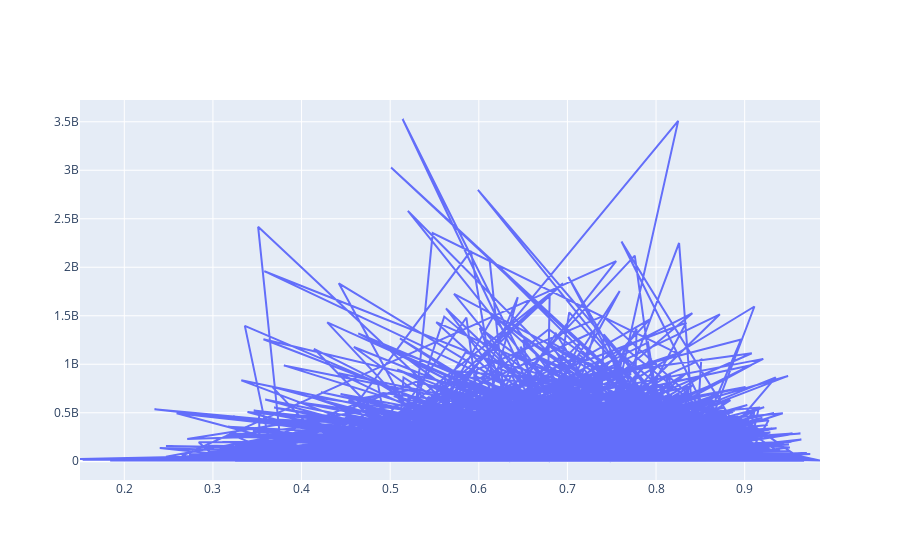

The notebook cell this image was saved under:
### Markdown cell above
Top 100 songs in this category have quite a lot of similarities with the previous analysis, so much that it's very likely that a top 100 song is a danceable song

### Code cell
correlation_chart = go.Scatter(
        x=df.danceability,
        y=df.streams,
        type='scatter'
    )
iplot([correlation_chart])

### Figure 1 — Plotly figure (JSON) as saved in the notebook; plotly's stock layout.template omitted (floating-point values rounded to 4 significant figures; data arrays with more than 128 entries replaced by an {"elided": "..."} marker saying what was removed)
{"data": [{"type": "scatter", "x": {"elided": "6513 float values"}, "y": {"elided": "6513 int values"}}], "layout": {"autosize": true, "xaxis": {"autorange": true, "range": [0.15, 0.985], "type": "linear"}, "yaxis": {"autorange": true, "range": [-193400000.0, 3724000000.0], "type": "linear"}}}
